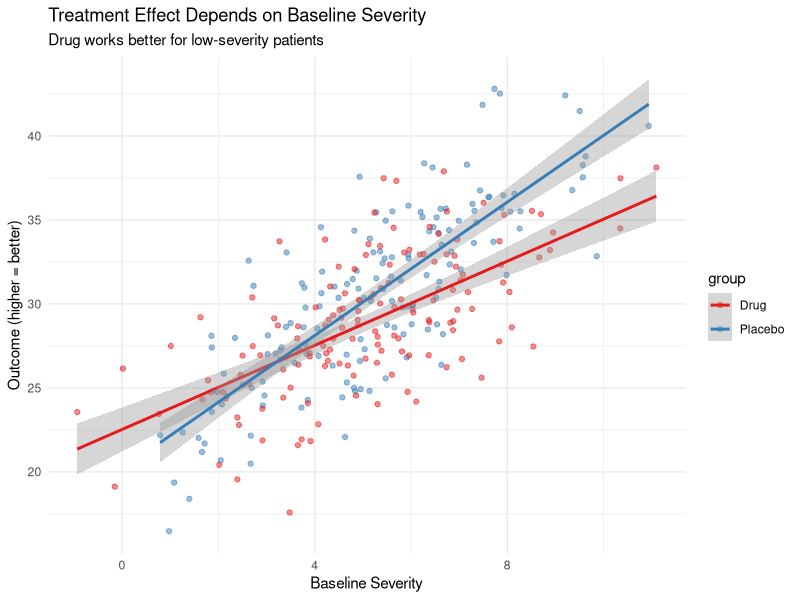
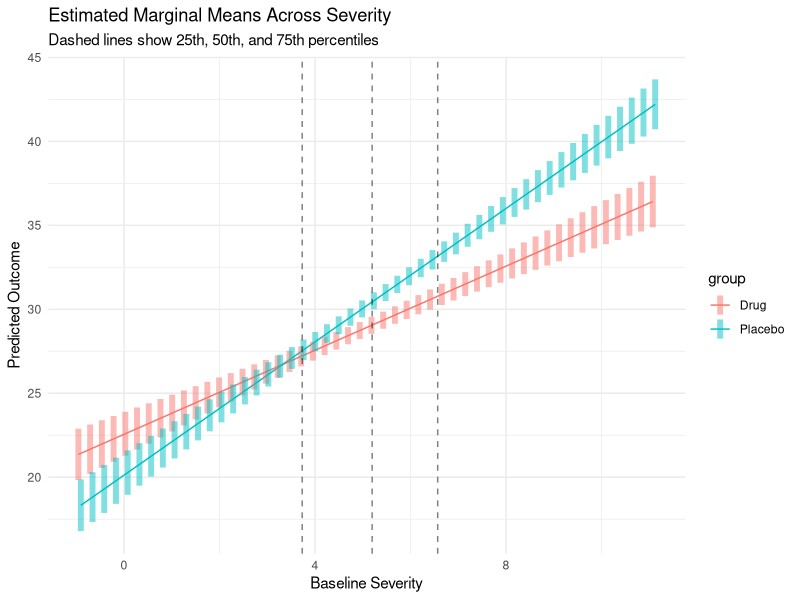
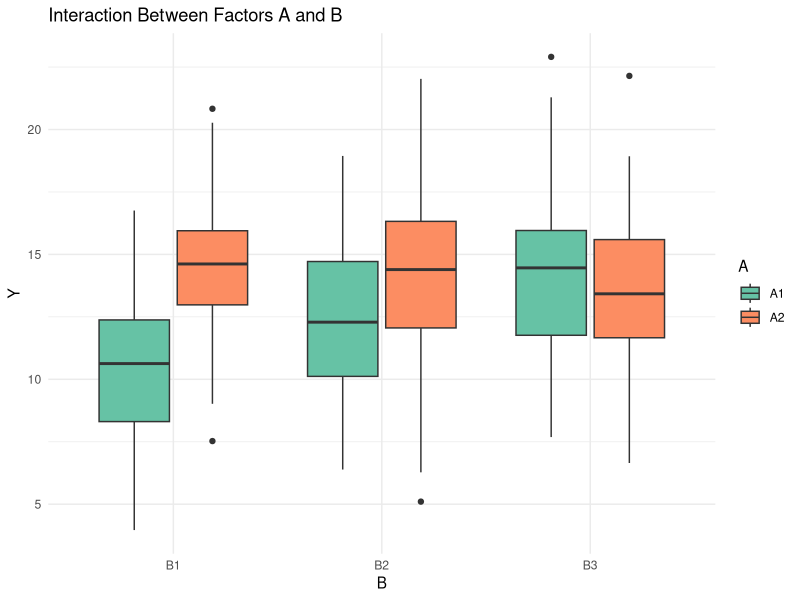
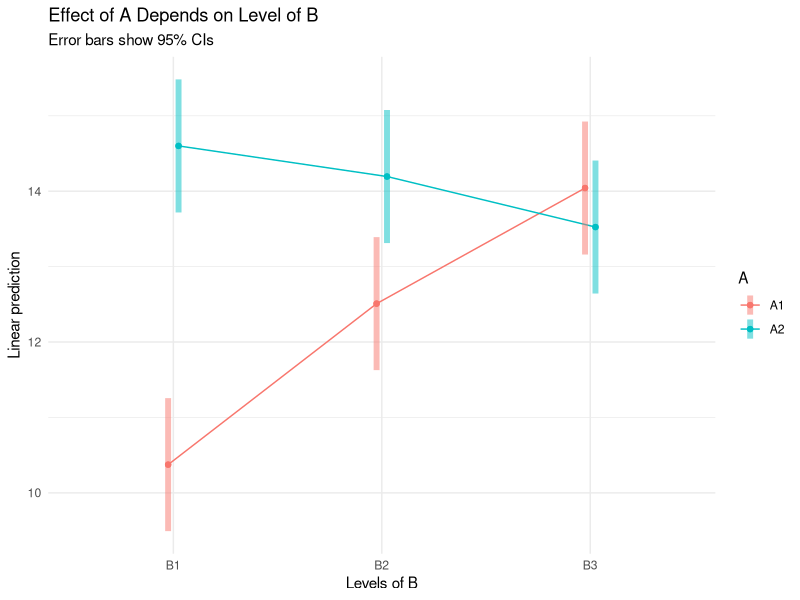
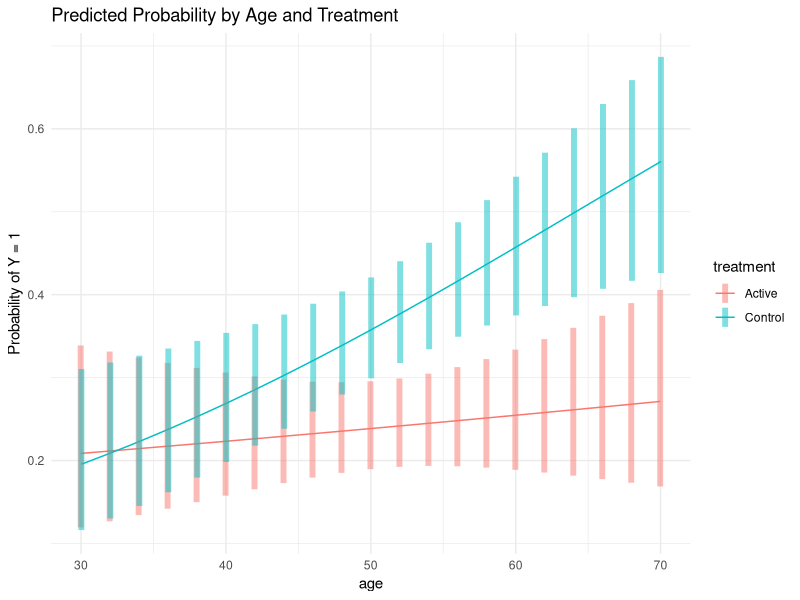

The R source for these figures, in order:
## ---- chunk 1
#| label: setup
#| include: false

library(tidyverse)
library(emmeans)
library(car)
library(knitr)
library(kableExtra)

set.seed(667)
## ---- chunk 2
#| label: centering-demo

# Generate data with a treatment x continuous interaction
n <- 200
dat <- tibble(
  X_original = rnorm(n, mean = 50, sd = 10),
  treatment = rep(c("Control", "Treatment"), each = n/2),
  # True effect: treatment effect varies with X
  # At X=50, treatment effect = 5
  # Interaction: treatment effect increases by 0.3 per unit of X
  Y = 10 +
      5 * (treatment == "Treatment") +
      0.4 * X_original +
      0.3 * (treatment == "Treatment") * (X_original - 50) +
      rnorm(n, sd = 5)
)

# Fit with original X (where X=0 is meaningless)
fit_original <- lm(Y ~ treatment * X_original, data = dat)

# Center X at the mean
dat$X_centered <- dat$X_original - mean(dat$X_original)
fit_centered <- lm(Y ~ treatment * X_centered, data = dat)

# Center X at the median
dat$X_median <- dat$X_original - median(dat$X_original)
fit_median <- lm(Y ~ treatment * X_median, data = dat)

# Center at a clinically meaningful value (say, X = 40)
dat$X_at40 <- dat$X_original - 40
fit_at40 <- lm(Y ~ treatment * X_at40, data = dat)
## ---- chunk 3
#| label: centering-table

# Extract treatment coefficients
extract_trt <- function(fit, label) {
  coef_summary <- summary(fit)$coefficients
  tibble(
    Centering = label,
    `X = 0 means` = case_when(
      label == "Original (X)" ~ "X = 0 (impossible)",
      label == "Mean-centered" ~ paste0("X = ", round(mean(dat$X_original), 1)),
      label == "Median-centered" ~ paste0("X = ", round(median(dat$X_original), 1)),
      label == "Centered at 40" ~ "X = 40"
    ),
    Coefficient = coef_summary["treatmentTreatment", "Estimate"],
    `Std. Error` = coef_summary["treatmentTreatment", "Std. Error"],
    `t value` = coef_summary["treatmentTreatment", "t value"],
    `p-value` = coef_summary["treatmentTreatment", "Pr(>|t|)"]
  )
}

comparison_table <- bind_rows(
  extract_trt(fit_original, "Original (X)"),
  extract_trt(fit_centered, "Mean-centered"),
  extract_trt(fit_median, "Median-centered"),
  extract_trt(fit_at40, "Centered at 40")
)

comparison_table |>
  kable(digits = 4, caption = "Treatment coefficient changes with centering") |>
  kable_styling(bootstrap_options = c("striped", "hover"))
## ---- chunk 4
#| label: simulation

set.seed(667)

# Simulate: continuous moderator x binary treatment
n <- 300
sim_data <- tibble(
  id = 1:n,
  # Continuous moderator (e.g., baseline severity score)
  severity = rnorm(n, mean = 5, sd = 2),
  # Binary treatment
  group = factor(rep(c("Placebo", "Drug"), each = n/2)),
  # Outcome with interaction:
  # - Drug has positive effect at low severity
  # - Drug effect diminishes (or reverses) at high severity
  Y = 20 +
      3 * (group == "Drug") +           # "main effect" at severity = 0
      2 * severity +                     # severity effect in placebo
      -0.8 * (group == "Drug") * severity +  # interaction
      rnorm(n, sd = 3)
)

# Visualize the interaction
ggplot(sim_data, aes(x = severity, y = Y, color = group)) +
  geom_point(alpha = 0.5) +
  geom_smooth(method = "lm", se = TRUE) +
  labs(
    title = "Treatment Effect Depends on Baseline Severity",
    subtitle = "Drug works better for low-severity patients",
    x = "Baseline Severity",
    y = "Outcome (higher = better)"
  ) +
  theme_minimal() +
  scale_color_brewer(palette = "Set1")
## ---- chunk 5
#| label: fit-model

# Fit with uncentered severity
fit_uncentered <- lm(Y ~ group * severity, data = sim_data)
summary(fit_uncentered)
## ---- chunk 6
#| label: severity-distribution

# What does severity = 0 mean?
summary(sim_data$severity)
cat("\nProportion with severity < 0:", mean(sim_data$severity < 0))
## ---- chunk 7
#| label: centered-analysis

# Center at the mean
sim_data$severity_c <- sim_data$severity - mean(sim_data$severity)

fit_centered <- lm(Y ~ group * severity_c, data = sim_data)
summary(fit_centered)
## ---- chunk 8
#| label: emmeans-analysis

# Estimate treatment effect at specific severity values
severity_values <- quantile(sim_data$severity, probs = c(0.25, 0.5, 0.75))

# Simple effects: treatment effect at each severity level
emm <- emmeans(fit_uncentered, ~ group | severity,
               at = list(severity = severity_values))
emm

# Contrasts: Drug vs Placebo at each severity level
contrast(emm, method = "pairwise")
## ---- chunk 9
#| label: simple-effects

# Define meaningful values of the moderator
meaningful_values <- list(
  severity = c(
    "Low (25th %ile)" = quantile(sim_data$severity, 0.25),
    "Medium (50th %ile)" = quantile(sim_data$severity, 0.50),
    "High (75th %ile)" = quantile(sim_data$severity, 0.75)
  )
)

# Get estimated marginal means
emm_simple <- emmeans(fit_uncentered, ~ group | severity,
                      at = list(severity = unname(meaningful_values$severity)))

# Simple effects with confidence intervals
simple_effects <- contrast(emm_simple, method = "pairwise")
summary(simple_effects, infer = TRUE)
## ---- chunk 10
#| label: emmip-plot

# Create a nice visualization
emmip(fit_uncentered, group ~ severity,
      at = list(severity = seq(min(sim_data$severity),
                               max(sim_data$severity),
                               length.out = 50)),
      CIs = TRUE) +
  geom_vline(xintercept = meaningful_values$severity,
             linetype = "dashed", alpha = 0.5) +
  labs(
    title = "Estimated Marginal Means Across Severity",
    subtitle = "Dashed lines show 25th, 50th, and 75th percentiles",
    x = "Baseline Severity",
    y = "Predicted Outcome"
  ) +
  theme_minimal()
## ---- chunk 11
#| label: johnson-neyman

# At what severity level does the treatment effect become non-significant?
# Use emtrends to examine the slope

# Trend of treatment effect across severity
emtrends(fit_uncentered, ~ group, var = "severity")

# The interaction coefficient tells us the rate of change
coef(fit_uncentered)["groupDrug:severity"]
## ---- chunk 12
#| label: two-factor-setup

set.seed(667)

# Simulate a 2x3 design
n_per_cell <- 50
two_factor <- expand_grid(
  A = factor(c("A1", "A2")),
  B = factor(c("B1", "B2", "B3")),
  rep = 1:n_per_cell
) |>
  mutate(
    # True means with interaction
    mu = case_when(
      A == "A1" & B == "B1" ~ 10,
      A == "A1" & B == "B2" ~ 12,
      A == "A1" & B == "B3" ~ 14,
      A == "A2" & B == "B1" ~ 15,  # Big effect of A at B1
      A == "A2" & B == "B2" ~ 14,  # Small effect at B2
      A == "A2" & B == "B3" ~ 13   # Negative effect at B3!
    ),
    Y = mu + rnorm(n(), sd = 3)
  )

# Visualize
ggplot(two_factor, aes(x = B, y = Y, fill = A)) +
  geom_boxplot() +
  labs(title = "Interaction Between Factors A and B") +
  theme_minimal() +
  scale_fill_brewer(palette = "Set2")
## ---- chunk 13
#| label: two-factor-model

# Fit the interaction model
fit_two <- lm(Y ~ A * B, data = two_factor)
summary(fit_two)
## ---- chunk 14
#| label: two-factor-emmeans

# Estimated marginal means
emm_two <- emmeans(fit_two, ~ A | B)
emm_two

# Simple effect of A at each level of B
contrast(emm_two, method = "pairwise")
## ---- chunk 15
#| label: two-factor-plot

# Interaction plot
emmip(fit_two, A ~ B, CIs = TRUE) +
  labs(
    title = "Effect of A Depends on Level of B",
    subtitle = "Error bars show 95% CIs"
  ) +
  theme_minimal()
## ---- chunk 16
#| label: marginal-effect

# Marginal means for A (averaging over B)
emmeans(fit_two, ~ A) |>
  contrast(method = "pairwise")
## ---- chunk 17
#| label: type-iii

# Using our continuous x binary example
# Type III ANOVA with uncentered severity
cat("Type III ANOVA with UNCENTERED severity:\n")
Anova(fit_uncentered, type = "III")

cat("\n\nType III ANOVA with CENTERED severity:\n")
Anova(fit_centered, type = "III")
## ---- chunk 18
#| label: type-iii-recommendation

# The interaction test is what matters
Anova(fit_uncentered, type = "III")["group:severity", ]

# Follow up with simple effects
emmeans(fit_uncentered, pairwise ~ group | severity,
        at = list(severity = c(3, 5, 7)))
## ---- chunk 19
#| label: glm-example

set.seed(667)

# Simulate binary outcome with interaction
n <- 500
glm_data <- tibble(
  age = rnorm(n, mean = 50, sd = 10),
  treatment = factor(rep(c("Control", "Active"), each = n/2)),
  # Log-odds with interaction
  log_odds = -2 +
             0.5 * (treatment == "Active") +
             0.03 * age +
             -0.02 * (treatment == "Active") * age,
  prob = plogis(log_odds),
  Y = rbinom(n, 1, prob)
)

# Fit logistic regression
fit_glm <- glm(Y ~ treatment * age, data = glm_data, family = binomial)
summary(fit_glm)
## ---- chunk 20
#| label: glm-emmeans

# Estimated probabilities at meaningful ages
age_values <- c(40, 50, 60, 70)

# On the probability scale (more interpretable)
emm_glm <- emmeans(fit_glm, ~ treatment | age,
                   at = list(age = age_values),
                   type = "response")  # KEY: get probabilities
emm_glm

# Risk differences
contrast(emm_glm, method = "pairwise")
## ---- chunk 21
#| label: glm-plot

emmip(fit_glm, treatment ~ age,
      at = list(age = seq(30, 70, by = 2)),
      type = "response",
      CIs = TRUE) +
  labs(
    title = "Predicted Probability by Age and Treatment",
    y = "Probability of Y = 1"
  ) +
  theme_minimal()
## ---- chunk 22
#| label: odds-ratios

# Odds ratios at specific ages
emmeans(fit_glm, ~ treatment | age,
        at = list(age = c(40, 50, 60)),
        type = "link") |>
  contrast(method = "pairwise") |>
  summary(type = "response")  # Exponentiates to get OR
## ---- chunk 23
#| label: session-info

sessionInfo()
